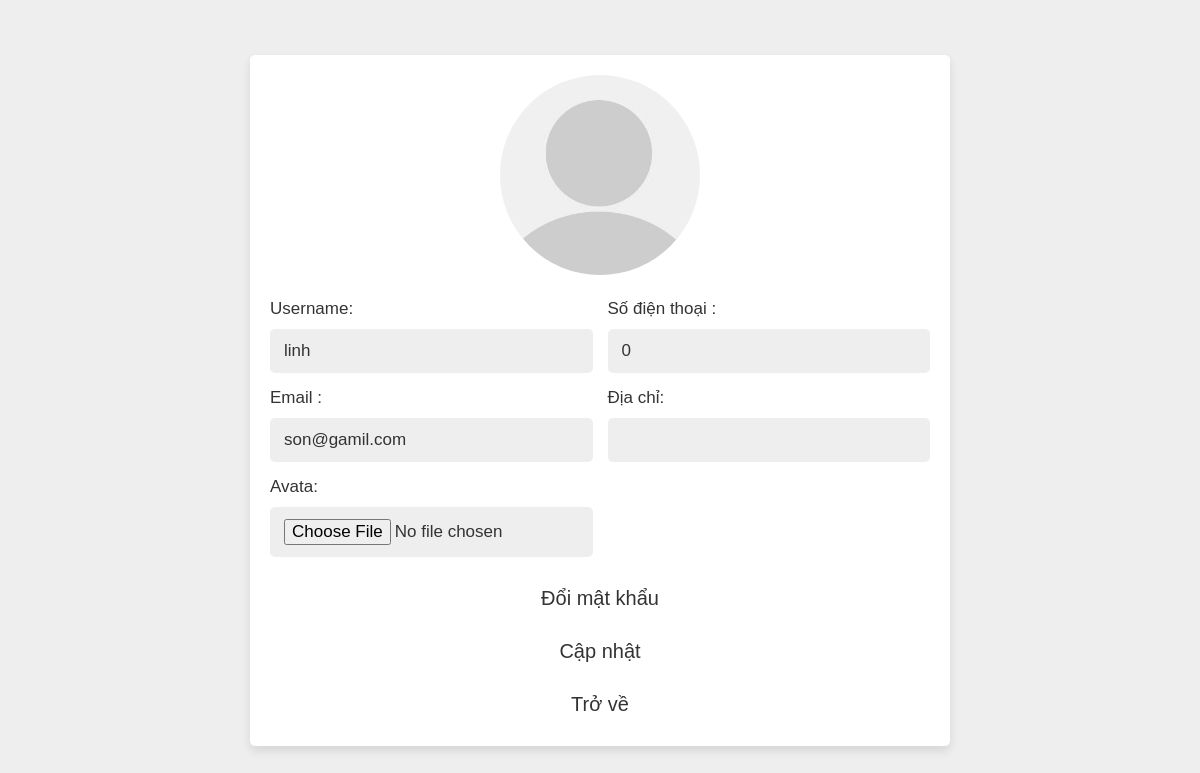
/view/profile.php (signed in), run on the app's committed database.
### tables this page shows
CREATE TABLE `users` (
  `id` int(20) NOT NULL,
  `username` varchar(100) NOT NULL,
  `email` varchar(100) NOT NULL,
  `phone` int(10) NOT NULL,
  `address` varchar(50) NOT NULL,
  `password` varchar(100) NOT NULL,
  `user_type` varchar(20) NOT NULL DEFAULT 'user',
  `image` varchar(100) NOT NULL
);

### view/profile.php (the view, shortened to what this page needs)
<?php
   @include '../model/connectdb.php';
   $user_id = $_SESSION['id_user'];
?>
<!DOCTYPE html>
<html lang="en">
<head>
</head>
<body>
<div class="update-profile">
   <?php
      $select = mysqli_query($conn, "SELECT * FROM `users` WHERE id = '$user_id'") or die('Cập nhật thất bại');
      if(mysqli_num_rows($select) > 0){
         $fetch = mysqli_fetch_assoc($select);
      }
   ?>
   <form action="" method="post" enctype="multipart/form-data">
      <?php
         if($fetch['image'] == ''){
            echo '<img src="../public/img/avata_default.png">';
         }else{
            echo '<img src="../public/uploaded_img/'.$fetch['image'].'">';
         }
      ?>
      <div class="flex">
         <div class="inputBox">
            <span>Username:</span>
            <input type="text" name="update_name" value="<?php echo $fetch['username']; ?>" class="box">
            <span>Email :</span>
            <input type="email" name="update_email" value="<?php echo $fetch['email']; ?>" class="box">
            <span>Avata:</span>
            <input type="file" name="update_image" accept="image/jpg, image/jpeg, image/png" class="box">
         </div>
         <div class="inputBox">
            <span>Số điện thoại :</span>
            <input type="phone" name="update_phone" value="<?php echo $fetch['phone']; ?>" class="box">
            <span>Địa chỉ:</span>
            <input type="text" name="update_address" value="<?php echo $fetch['address']; ?>" class="box">
         </div>
      </div>
      <a class="delete-btn" href="../index.php?act=update_pass">Đổi mật khẩu</a>
      <input type="submit" value="Cập nhật" name="update_profile" class="btn">
      <a href="../index.php" class="delete-btn">Trở về</a>
   </form>
</div>
</body>
</html>

### view/profile.php (style rules this page uses)
:root { --black:#333; --white:#fff; --gray: gray; --light-bg:#eee; --text:#ECE5C7; --box-shadow:0 5px 10px rgba(0,0,0,.1); }
* { font-family: 'Poppins', sans-serif; margin:0; padding:0; box-sizing: border-box; outline: none; border: none; text-decoration: none; }
.btn, .delete-btn { width: 100%; border-radius: 5px; padding:10px 30px; color:var(--black); display: block; text-align: center; cursor: pointer; font-size: 20px; margin-top: 10px; }
.btn { background-color: var(--white); }
.delete-btn { background-color: var(--white); }
.update-profile { min-height: 100vh; background-color: var(--light-bg); display: flex; align-items: center; justify-content: center; padding:20px; }
.update-profile form { padding:20px; background-color: var(--white); box-shadow: var(--box-shadow); text-align: center; width: 700px; text-align: center; border-radius: 5px; }
.update-profile form img { height: 200px; width: 200p; border-radius: 50%; object-fit: cover; margin-bottom: 5px; }
.update-profile form .flex { display: flex; justify-content: space-between; margin-bottom: 20px; gap:15px; }
.update-profile form .flex .inputBox { width: 49%; }
.update-profile form .flex .inputBox span { text-align: left; display: block; margin-top: 15px; font-size: 17px; color:var(--black); }
.update-profile form .flex .inputBox .box { width: 100%; border-radius: 5px; background-color: var(--light-bg); padding:12px 14px; font-size: 17px; color:var(--black); margin-top: 10px; }

### data on the page
users: update_name "linh", update_email "son@gamil.com", update_phone "0"
